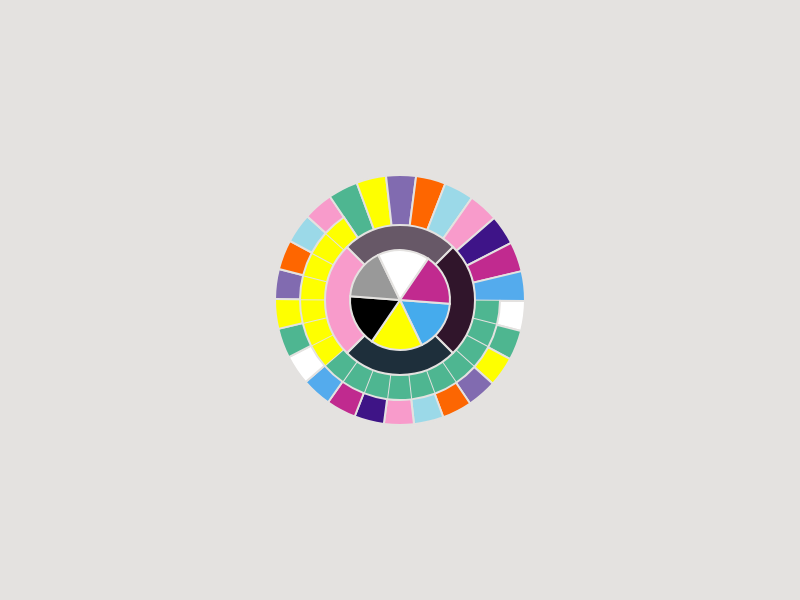
Frame 1 (no input)
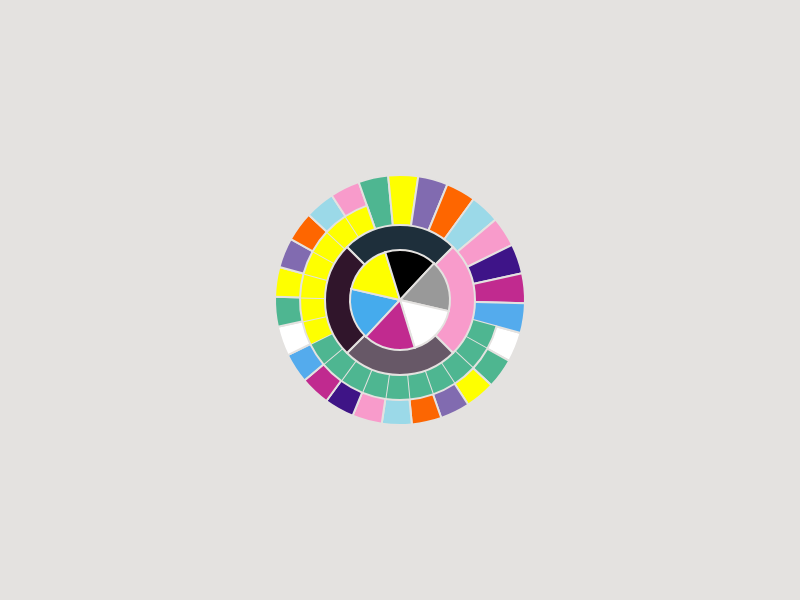
Frame 60 (no input)
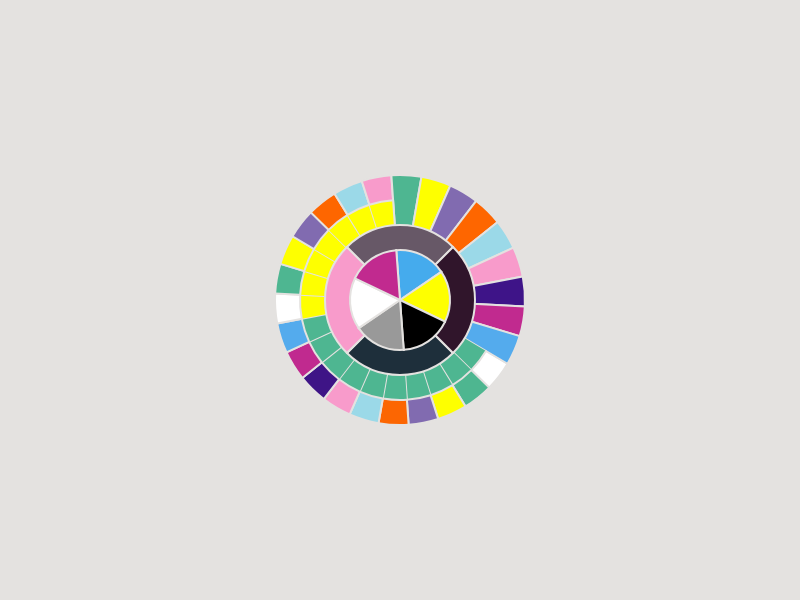
Frame 120 (the mouse pressed at the canvas centre since frame 60)

The p5.js sketch that drew these frames (run headless with seeded random() and noise() and a simulated clock; from frame 60 on, the mouse is pressed at the canvas centre):

// p5.js sketch
// ── sketch.js
function lineArg(x, y, len, arg) {
    x1 = x + len;
    y1 = y;
    line(
        x, y,
        Math.cos(arg) * x1 -
        Math.sin(arg) * y1 +
        (x - x * Math.cos(arg) + y * Math.sin(arg)),
        Math.sin(arg) * x1 +
        Math.cos(arg) * y1 +
        (y - x * Math.sin(arg) - y * Math.cos(arg)),
    );
}

function setup() {
    width = 800;
    height = 600;
    radius = 50;
    angle = 0;
    angle_2 = 0;
    angle_3 = 0;
    count = -1;
    interval = 56;
    step = 0;
    bg_color_w = "#e4e2e0";
    bg_color_b = "#666666";
    bg_color = bg_color_w;
    createCanvas(width, height);
    background(bg_color);
}

function draw() {
    count++;
    if (
        (count >= interval / 4 * 0 && count < interval / 4 * 1) ||
        (count >= interval / 4 * 2 && count < interval / 4 * 3)
    )
        angle += 8 * PI / interval;
    if (
        (count >= interval / 8 * 1 && count < interval / 8 * 3) ||
        (count >= interval / 8 * 5 && count < interval / 8 * 7)
    )
        angle_2 += 8 * PI / interval;
    if (count >= 0 && count < interval / 2)
        angle_3 += 4 * PI / interval;
    if (count >= interval) {
        count = -1;
        step += 1;
    }

    if (step % 8 == 0) {
        bg_color = bg_color_w;
        step = 0
    }
    if ((step + 4) % 8 == 0) bg_color = bg_color_b;

    background(bg_color);
    strokeWeight(2);

    translate(width / 2, height / 2);
    rotate(angle_3 / 26);
    translate(-width / 2, -height / 2);
    stroke(bg_color);
    for (var i = 0; i < 26; i++) {
        switch (i) {
            case 0:
                fill("#ffffff");
                break;
            case 1:
                fill("#4eb690");
                break;
            case 2:
                fill("#feff00");
                break;
            case 3:
                fill("#816bb0");
                break;
            case 4:
                fill("#fc6602");
                break;
            case 5:
                fill("#9bd9e8");
                break;
            case 6:
                fill("#f89bcb");
                break;
            case 7:
                fill("#3e1486");
                break;
            case 8:
                fill("#c02a8f");
                break;
            case 9:
                fill("#54abed");
                break;
            case 10:
                fill("#ffffff");
                break;
            case 11:
                fill("#4eb691");
                break;
            case 12:
                fill("#feff00");
                break;
            case 13:
                fill("#816bb0");
                break;
            case 14:
                fill("#fe6600");
                break;
            case 15:
                fill("#9bd9e8");
                break;
            case 16:
                fill("#f89bcb");
                break;
            case 17:
                fill("#4eb691");
                break;
            case 18:
                fill("#feff00");
                break;
            case 19:
                fill("#816bb0");
                break;
            case 20:
                fill("#fe6600");
                break;
            case 21:
                fill("#9bd9e8");
                break;
            case 22:
                fill("#f89bcb");
                break;
            case 23:
                fill("#3e1488");
                break;
            case 24:
                fill("#c12a8f");
                break;
            case 25:
                fill("#54abed");
                break;
        }
        arc(
            width / 2, height / 2,
            radius * 5, radius * 5,
            i * PI / 13, (i + 1) * PI / 13
        );

        lineArg(
            width / 2, height / 2,
            radius / 2 * 5, i * PI / 13
        );
        lineArg(
            width / 2, height / 2,
            radius / 2 * 5, (i + 1) * PI / 13
        );
    }

    for (var i = 0; i < 26; i++) {
        switch (i) {
            case 0:
                fill("#4eb691");
                break;
            case 10:
                fill("#feff00");
                break;
            case 17:
                noFill();
                noStroke();
                break;
        }
        arc(
            width / 2, height / 2,
            radius * 4, radius * 4,
            i * PI / 13, (i + 1) * PI / 13
        );
        lineArg(
            width / 2, height / 2,
            radius / 2 * 4, (i + 1) * PI / 13
        );
    }

    translate(width / 2, height / 2);
    rotate(-angle_3 / 26);
    rotate(angle_2 / 4);
    translate(-width / 2, -height / 2);
    stroke(bg_color);
    for (var i = 0; i < 4; i++) {
        switch (i) {
            case 0:
                fill("#1e2f3b");
                break;
            case 1:
                fill("#f89bcb");
                break;
            case 2:
                fill("#675867");
                break;
            case 3:
                fill("#30152b");
                break;
        }
        arc(
            width / 2, height / 2,
            radius * 3, radius * 3,
            (i + 1 / 2) * PI / 2, (i + 1 + 1 / 2) * PI / 2
        );
        lineArg(
            width / 2, height / 2,
            radius / 2 * 3, (i + 1 / 2) * PI / 2
        );
        lineArg(
            width / 2, height / 2,
            radius / 2 * 3, (i + 1 + 1 / 2) * PI / 2
        );
    }

    translate(width / 2, height / 2);
    rotate(-angle_2 / 4);
    rotate(angle / 6);
    translate(-width / 2, -height / 2);
    for (var i = 0; i < 6; i++) {
        switch (i) {
            case 0:
                fill("#45abed");
                break;
            case 1:
                fill("#feff00");
                break;
            case 2:
                fill("#000000");
                break;
            case 3:
                fill("#999999");
                break;
            case 4:
                fill("#ffffff");
                break;
            case 5:
                fill("#c12a8f");
                break;
        }
        arc(
            width / 2, height / 2,
            radius * 2, radius * 2,
            i * PI / 3, (i + 1) * PI / 3
        );
        lineArg(
            width / 2, height / 2,
            radius / 2 * 2, i * PI / 3
        );
        lineArg(
            width / 2, height / 2,
            radius / 2 * 2, (i + 1) * PI / 3
        );
    }
}
